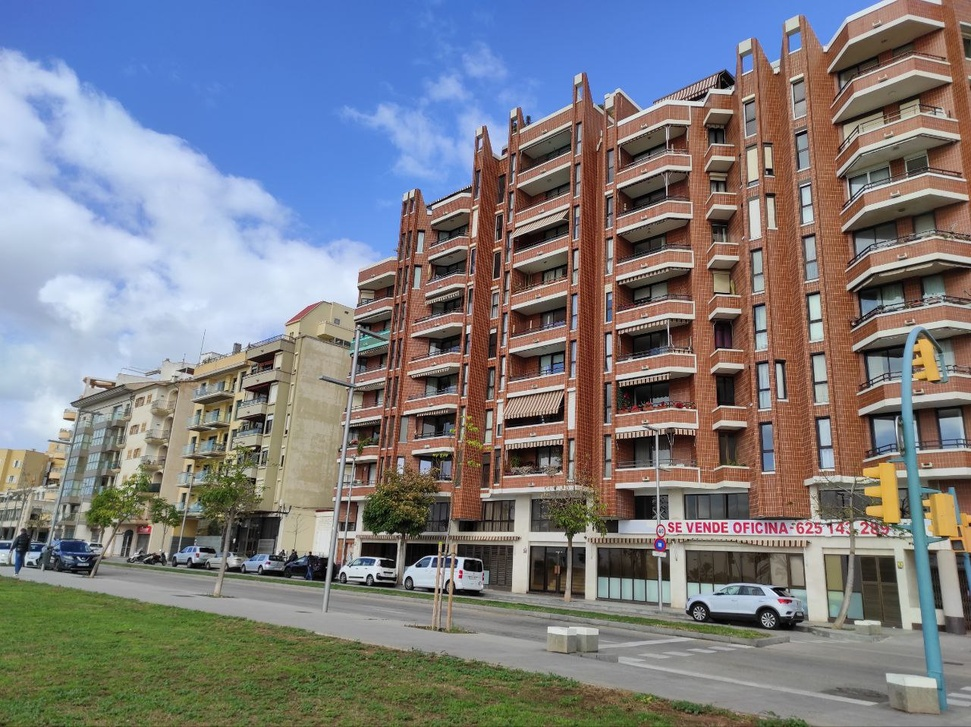
#> input picture sources/train/g1_pt1.jpeg, 971 x 727 px, shrunk from 1280 x 958 before the run
$ jupyter execute orb.ipynb
#> lines starting #> are read from the running program, lines starting #| are printed output that depends on the picture
#> further down, img1 is the input picture: shape (727, 971, 3); mean B, G, R 129.9, 125.2, 125.3
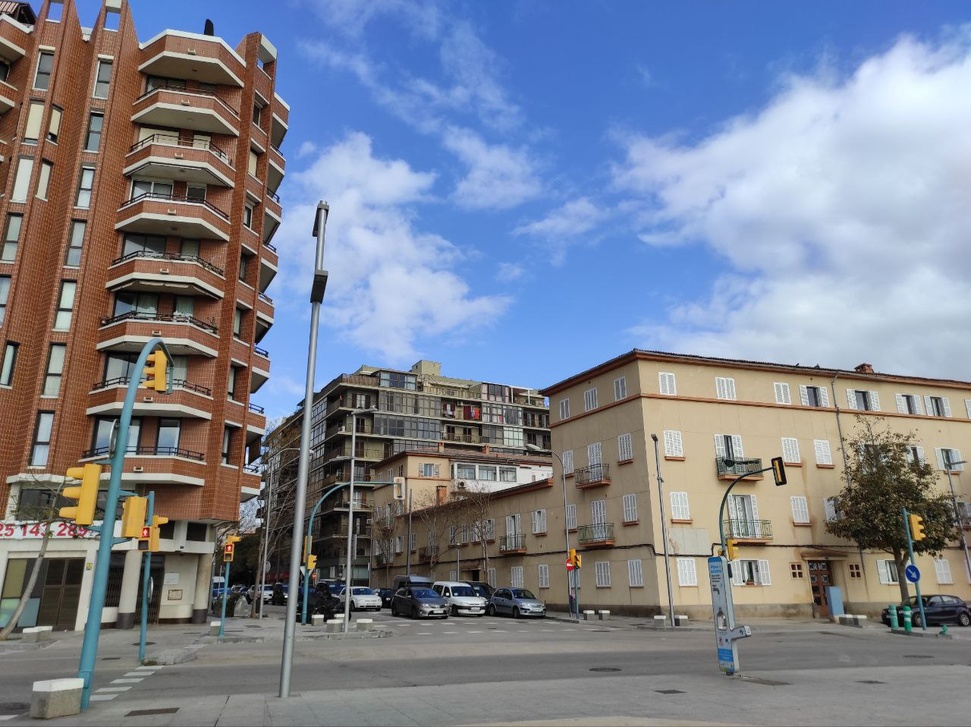
#> input picture sources/train/g1_pt2.jpeg, 971 x 727 px, shrunk from 1280 x 958 before the run
#> further down, img2 is the input picture: shape (727, 971, 3); mean B, G, R 144.5, 130.1, 124.5
[cell 1]
import cv2
import numpy as np

import matplotlib.pyplot as plt

[cell 2]
def stitch_images(image1, image2):
    # Convert images to grayscale
    image1_gray = cv2.cvtColor(image1, cv2.COLOR_BGR2GRAY)
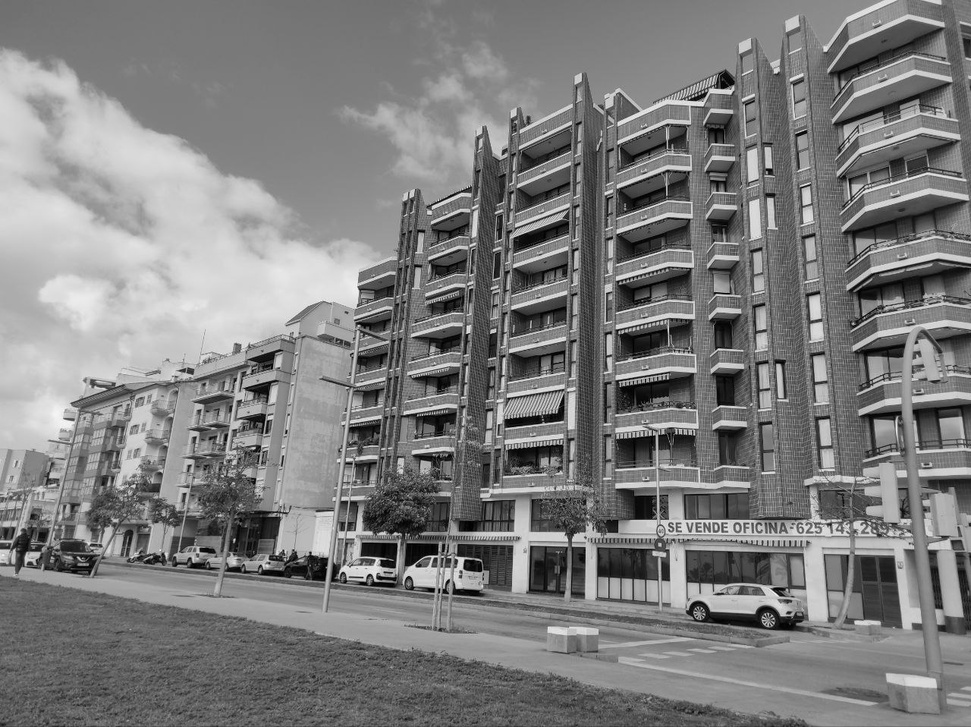
#> image1_gray: shape (727, 971); min 0, max 249, mean 125.8
    image2_gray = cv2.cvtColor(image2, cv2.COLOR_BGR2GRAY)
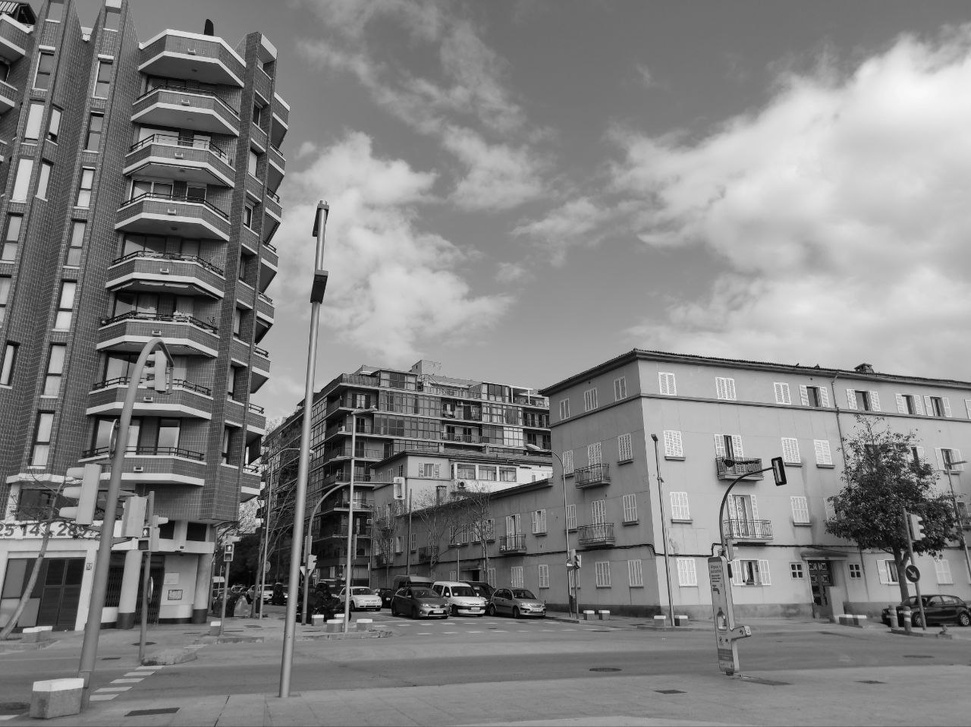
#> image2_gray: shape (727, 971); min 0, max 254, mean 130.1

    # Initialize the ORB detector and detect keypoints
    orb = cv2.ORB_create()
    keypoints1, descriptors1 = orb.detectAndCompute(image1_gray, None)
#> keypoints1 = 500 keypoints; strongest (x, y, size): (377, 578, 31), (465, 560, 31), (377, 577, 37.2), (364, 580, 37.2)
    keypoints2, descriptors2 = orb.detectAndCompute(image2_gray, None)
#> keypoints2 = 500 keypoints; strongest (x, y, size): (447, 593, 31), (449, 596, 31), (249, 463, 31), (322, 615, 31)

    # Match descriptors
    matcher = cv2.BFMatcher(cv2.NORM_HAMMING, crossCheck=True)

    matches = matcher.match(descriptors1, descriptors2)
#> matches = 145 matches

    # Sort matches by distance
    matches = sorted(matches, key=lambda x: x.distance)
    #matches = matcher.knnMatch(descriptors1, descriptors2,k=2)

    # Store all the good matches as per Lowe's ratio test.
    '''
    good = []
    for m, n in matches:
        if m.distance < 0.8 * n.distance:
            good.append(m)
    '''
    # Compute homography
    src_pts = np.float32([keypoints1[m.queryIdx].pt for m in matches]).reshape(-1, 1, 2)
#> src_pts = 145 rows, first 8: [810.8, 298.6], [819.6, 421.2], [811, 319], [812.2, 316.2], [815, 378.7], [875.1, 420.9], [901.2, 517.2], [891.6, 558.1]
    dst_pts = np.float32([keypoints2[m.trainIdx].pt for m in matches]).reshape(-1, 1, 2)
#> dst_pts = 145 rows, first 8: [64.28, 286.2], [42, 414], [61.2, 306], [62.21, 302.4], [48.96, 370.1], [101.6, 420.9], [312.5, 233.3], [82.94, 559.9]
    img_matches = cv2.drawMatchesKnn(image1,keypoints1,image2,keypoints2,[matches],None,
                          flags=cv2.DrawMatchesFlags_NOT_DRAW_SINGLE_POINTS)
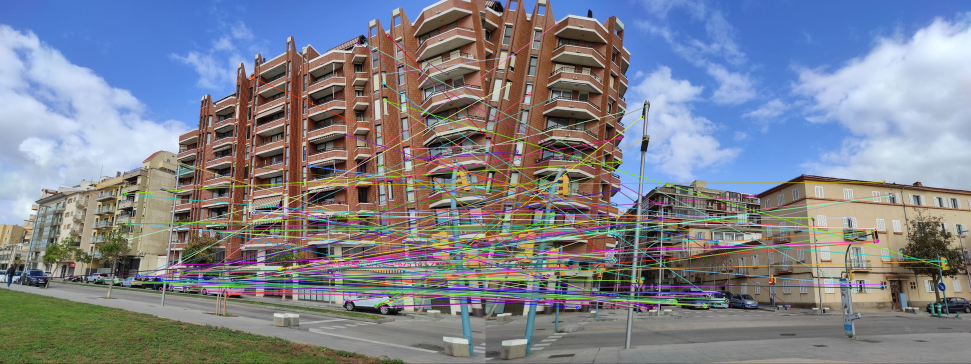
#> img_matches: shape (727, 1942, 3) (shown at 1/2 size); mean B, G, R 140.3, 130.1, 126.7
    h1, w1 = img1.shape[:2]
#> h1 = 727; w1 = 971
    h2, w2 = img2.shape[:2]
#> h2 = 727; w2 = 971
    M, _ = cv2.findHomography(src_pts, dst_pts, cv2.RANSAC,3)
#> M = [[-0.641, -2.02, 1125.6], [0.272, -3.11, 902.5], [0.000712, -0.00473, 1]]
    corners1 = np.float32([[0, 0], [0, h1], [w1, h1], [w1, 0]]).reshape(-1, 1, 2)
#> corners1 = [[0, 0], [0, 727], [971, 727], [971, 0]]
    corners2 = np.float32([[0, 0], [0, h2], [w2, h2], [w2, 0]]).reshape(-1, 1, 2)
#> corners2 = [[0, 0], [0, 727], [971, 727], [971, 0]]
    warped_corners2 = cv2.perspectiveTransform(corners2, M)
#> warped_corners2 = [[1125.6, 902.5], [141.9, 557.2], [554, 626.5], [297.2, 689.7]]

    corners = np.concatenate((corners1, warped_corners2), axis=0)
#> corners = [[0, 0], [0, 727], [971, 727], [971, 0], [1125.6, 902.5], [141.9, 557.2], [554, 626.5], [297.2, 689.7]]
    [xmin, ymin] = np.int32(corners.min(axis=0).ravel() - 0.5)
#> xmin = 0; ymin = 0
    [xmax, ymax] = np.int32(corners.max(axis=0).ravel() + 0.5)
#> xmax = 1126; ymax = 903

    t = [-xmin, -ymin]
#> t = [0, 0]
    Ht = np.array([[1, 0, t[0]], [0, 1, t[1]], [0, 0, 1]])
#> Ht = [[1, 0, 0], [0, 1, 0], [0, 0, 1]]
    plt.imshow(cv2.cvtColor(img_matches, cv2.COLOR_BGR2RGB))
    plt.show()


    t = [-xmin, -ymin]
    Ht = np.array([[1, 0, t[0]], [0, 1, t[1]], [0, 0, 1]])

    warped_img2 = cv2.warpPerspective(img2, Ht @ M, (xmax - xmin, ymax - ymin))
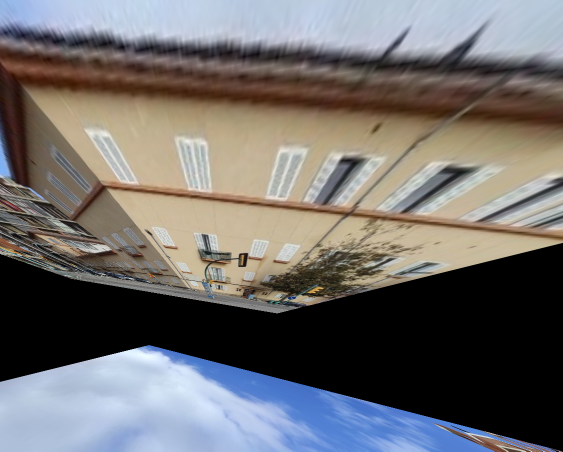
#> warped_img2: shape (903, 1126, 3) (shown at 1/2 size); mean B, G, R 108.3, 108.9, 111.5
    warped_img2[t[1]:h1 + t[1], t[0]:w1 + t[0]] = img1
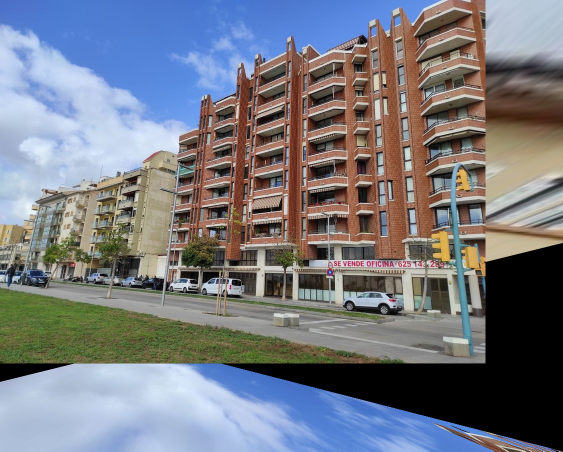
#> warped_img2: shape (903, 1126, 3) (shown at 1/2 size); mean B, G, R 129.5, 121.1, 118.3
    mask = np.where(img1 != 0, 1, 0).astype(np.float32)
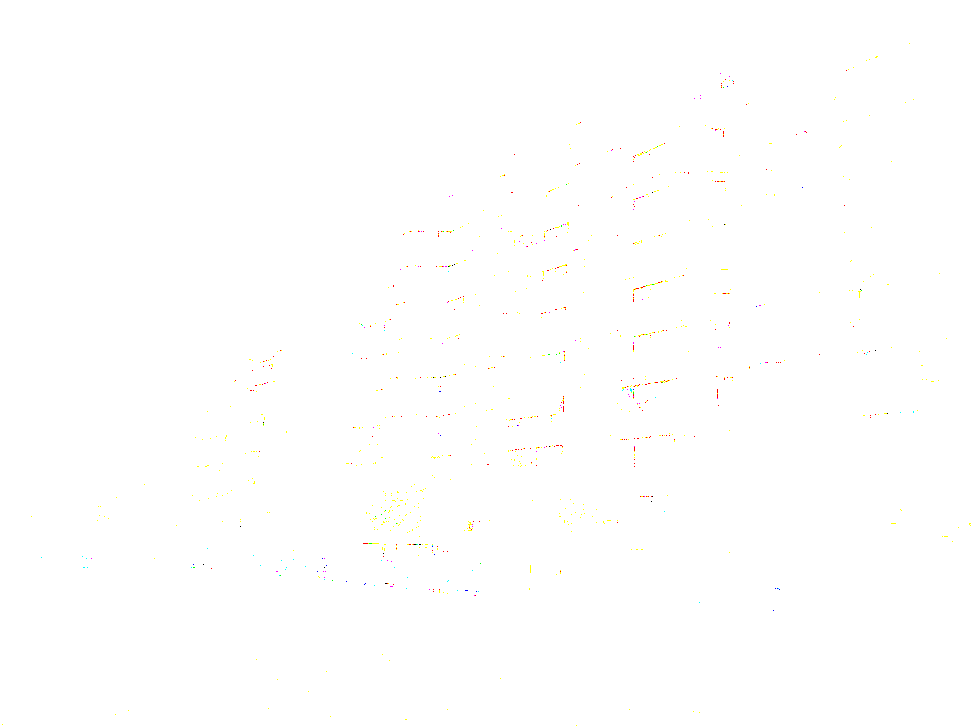
#> mask: shape (727, 971, 3) float32; mean B, G, R 0.998, 0.999, 1
    blended_img = img1 * mask + img2 * (1 - mask)
    return blended_img.astype(np.uint8)

[cell 3]
img1 = cv2.imread("sources/train/g1_pt1.jpeg", cv2.COLOR_GRAY2BGR)
img2 = cv2.imread("sources/train/g1_pt2.jpeg", cv2.COLOR_GRAY2BGR)
pan=stitch_images(img1,img2)
plt.imshow(cv2.cvtColor(pan, cv2.COLOR_BGR2RGB))
plt.title('panorama')
plt.show()
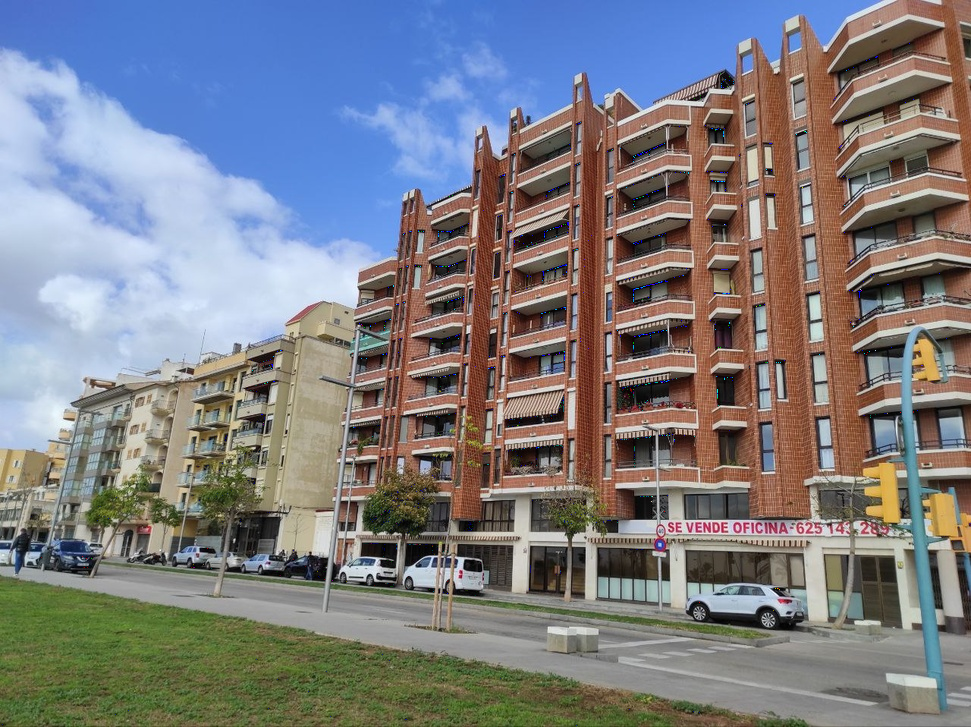
#> shown: shape (727, 971, 3); mean R, G, B 125.3, 125.3, 130.2
